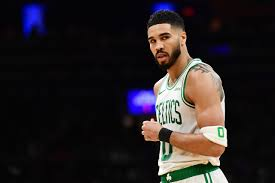
#> input picture data/jaysontatum.png, 275 x 183 px, found by its file name
$ python resizing.py
#> lines starting #> are read from the running program, lines starting #| are printed output that depends on the picture
import os
import cv2

#readimage
img = cv2.imread(os.path.join('.','data','jaysontatum.png'))
#> img is the input picture: shape (183, 275, 3); mean B, G, R 35.1, 33.8, 39.3
#resizeing the image
resized_img = cv2.resize(img,(120, 180))
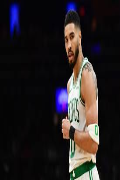
#> resized_img: shape (180, 120, 3); mean B, G, R 35, 33.7, 39.2

#prints the pixel amounts/coordinates
print(img.shape)
#| (183, 275, 3)
print(resized_img.shape)
#| (180, 120, 3)

#shows image in tab
cv2.imshow('img',img)
cv2.imshow('resized_img',resized_img)
cv2.waitKey(0)
